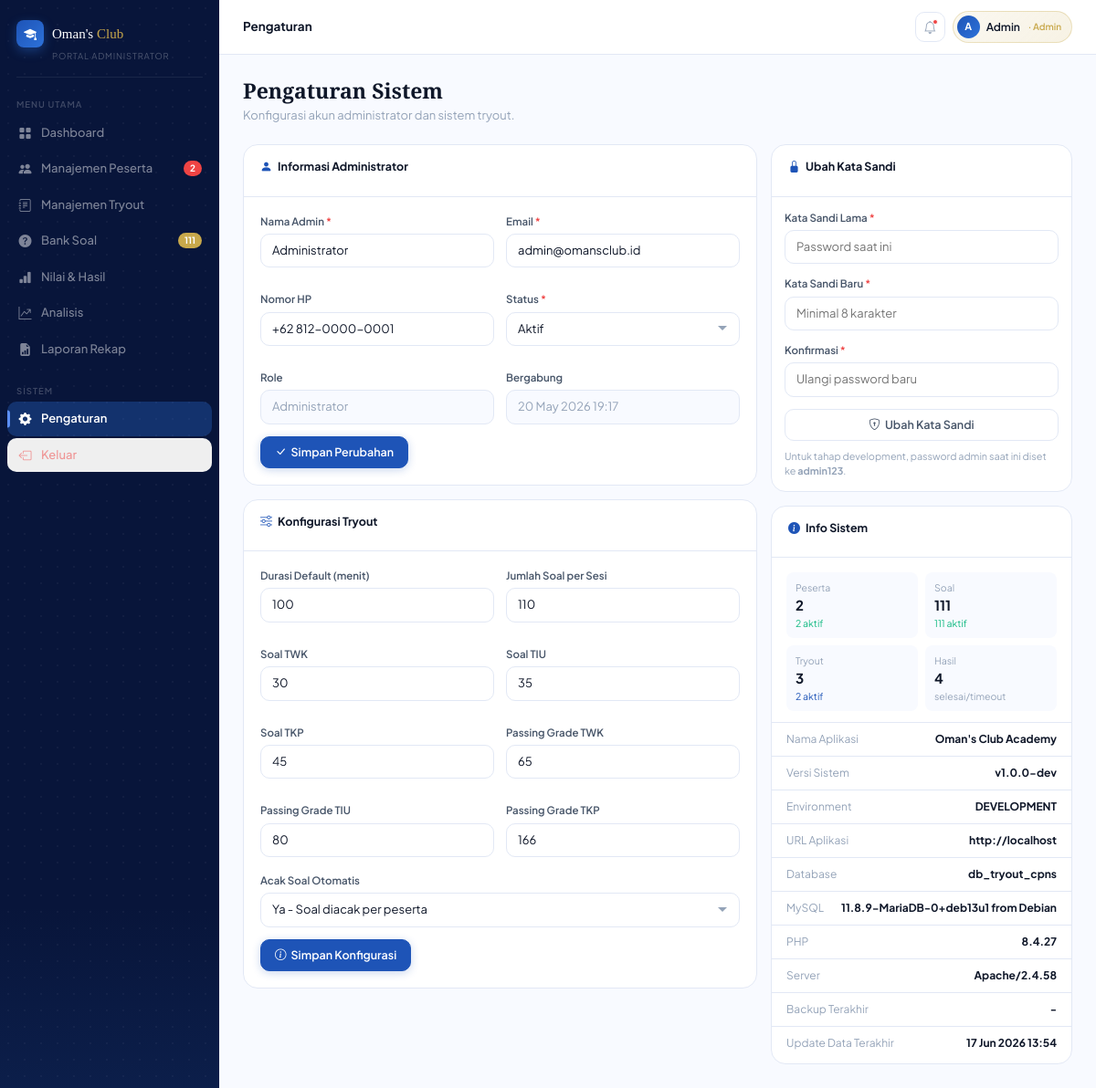
/Admin/pengaturan (signed in), run on the app's committed database.
### tables this page shows
CREATE TABLE IF NOT EXISTS `user` (
  `id_user` int unsigned NOT NULL AUTO_INCREMENT,
  `nama` varchar(100) NOT NULL,
  `email` varchar(150) NOT NULL,
  `password` varchar(255) NOT NULL COMMENT 'bcrypt hash',
  `no_hp` varchar(20) DEFAULT NULL,
  `role` enum('admin','peserta') NOT NULL DEFAULT 'peserta',
  `status` enum('aktif','nonaktif') NOT NULL DEFAULT 'aktif',
  `foto` varchar(255) DEFAULT NULL COMMENT 'path file foto profil',
  `last_login` datetime DEFAULT NULL,
  `created_at` datetime NOT NULL DEFAULT CURRENT_TIMESTAMP,
  `updated_at` datetime NOT NULL DEFAULT CURRENT_TIMESTAMP ON UPDATE CURRENT_TIMESTAMP,
  PRIMARY KEY (`id_user`),
  UNIQUE KEY `uq_email` (`email`),
  KEY `idx_role` (`role`),
  KEY `idx_status` (`status`)
);

### app/Tampilan/Halaman/Admin/pengaturan-admin.php (the view, shortened to what the rows shown need)
<?php
$adminAccount = $adminAccount ?? null;
?>
<div class="page active" id="pg-pengaturan">
  <div class="page-body">
    <div class="page-heading anim">
      <h2>Pengaturan Sistem</h2>
    </div>
    <div style="display:grid;grid-template-columns:1fr 330px;gap:15px;" class="anim anim-d1">
      <div style="display:flex;flex-direction:column;gap:15px;">
        <div class="card">
          <div style="padding:18px;">
            <?php if (!$adminAccount): ?>
              <div style="padding:12px;border:1px solid rgba(239,68,68,.35);border-radius:8px;background:#FEF2F2;color:#991B1B;font-size:12px;font-weight:700;">
                Akun admin belum tersedia di database.
              </div>
            <?php else: ?>
              <form method="post" action="<?= BASE_URL ?>/Admin/pengaturan/profil" id="formAdminProfile">
                <div class="form-row">
                  <div class="form-group">
                    <label class="form-label" for="admin_nama">Nama Admin <span class="req">*</span></label>
                    <input type="text" class="form-input" id="admin_nama" name="nama" value="<?= htmlspecialchars($adminAccount['nama'] ?? '') ?>" minlength="3" maxlength="100" required>
                  </div>
                  <div class="form-group">
                    <label class="form-label" for="admin_email">Email <span class="req">*</span></label>
                    <input type="email" class="form-input" id="admin_email" name="email" value="<?= htmlspecialchars($adminAccount['email'] ?? '') ?>" maxlength="150" required>
                  </div>
                  <div class="form-group">
                    <label class="form-label" for="admin_no_hp">Nomor HP</label>
                    <input type="tel" class="form-input" id="admin_no_hp" name="no_hp" value="<?= htmlspecialchars($adminAccount['no_hp'] ?? '') ?>" maxlength="20" pattern="[0-9+\-\s()]{8,20}" placeholder="+62 812-0000-0001">
                  </div>
                  <div class="form-group">
                    <label class="form-label" for="admin_status">Status <span class="req">*</span></label>
                    <select class="form-select" id="admin_status" name="status" required>
                      <?php foreach (['aktif' => 'Aktif', 'nonaktif' => 'Nonaktif'] as $value => $label): ?>
                        <option value="<?= $value ?>" <?= ($adminAccount['status'] ?? 'aktif') === $value ? 'selected' : '' ?>><?= $label ?></option>
                      <?php endforeach; ?>
                    </select>
                  </div>
                  <div class="form-group">
                    <label class="form-label">Role</label>
                    <input type="text" class="form-input" value="Administrator" disabled>
                  </div>
                  <div class="form-group">
                    <label class="form-label">Bergabung</label>
                    <input type="text" class="form-input" value="<?= !empty($adminAccount['created_at']) ? htmlspecialchars(date('d M Y H:i', strtotime($adminAccount['created_at']))) : '-' ?>" disabled>
                  </div>
                </div>
                <button class="btn btn-primary" type="submit"><i class="bi bi-check-lg"></i> Simpan Perubahan</button>
              </form>
            <?php endif; ?>
          </div>
        </div>
      </div>
    </div>
  </div>
</div>

### data on the page
user: nama "Administrator", email "admin@omansclub.id", no_hp "+62 812-0000-0001", status "Aktif", created_at "20 May 2026 19:17"

### other printed values
$item['label'] "Dashboard"
$item['label'] "Manajemen Peserta"
$item['badge'] "2"
$item['label'] "Manajemen Tryout"
$item['label'] "Bank Soal"
$item['badge'] "111"
$item['label'] "Nilai & Hasil"
$item['label'] "Analisis"
$item['label'] "Laporan Rekap"
$item['label'] "Pengaturan"
$topbarTitle "Pengaturan"
$systemInfo['total_peserta'] "2"
$systemInfo['peserta_aktif'] "2"
$systemInfo['total_soal'] "111"
$systemInfo['soal_aktif'] "111"
